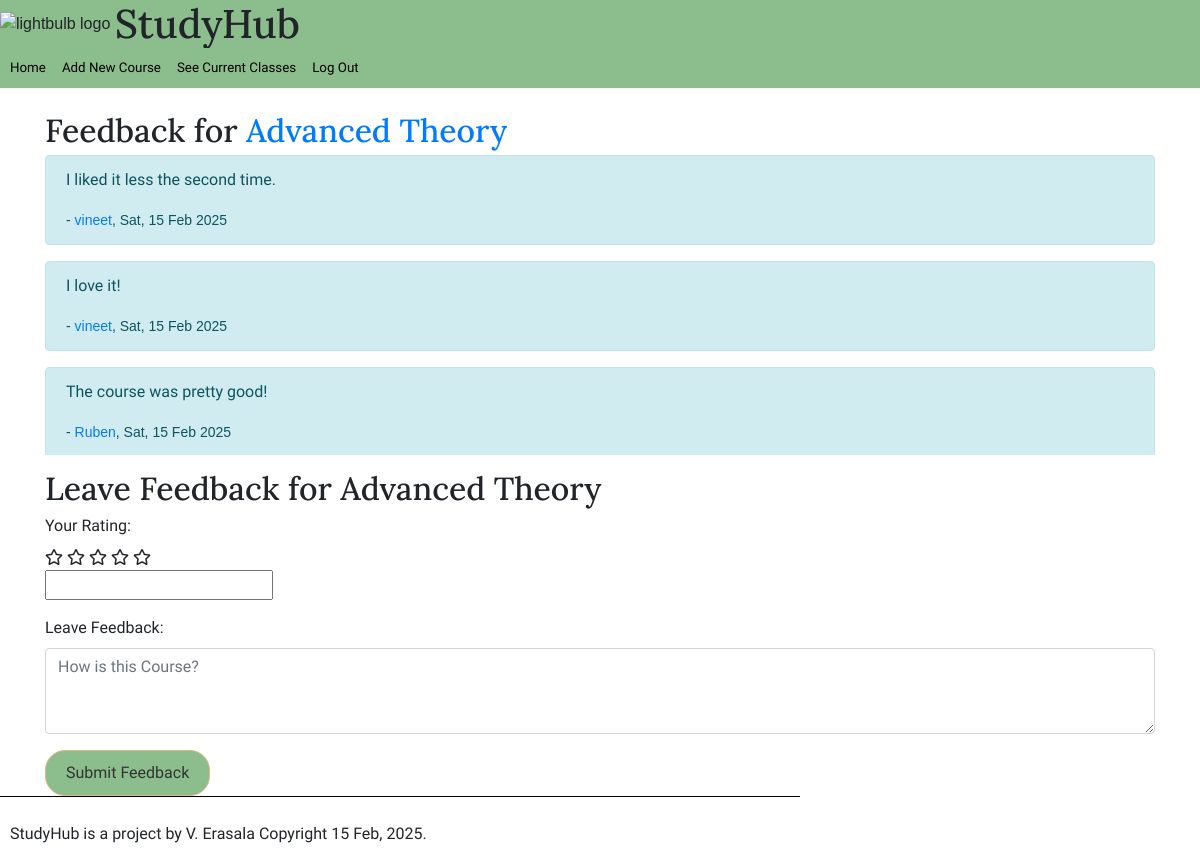
The page /feedback/1 (signed in) on the database its author committed.
### study_hub/models.py (models this page shows, shortened)
class Course(models.Model):
    title = models.CharField(max_length=255)
    description = models.TextField()
    teacher = models.ForeignKey(User, on_delete=models.CASCADE, related_name='courses_taught')
    students = models.ManyToManyField(User, through='Enrollment', related_name='courses_enrolled')

class Feedback(models.Model):
    course = models.ForeignKey(Course, on_delete=models.CASCADE,)
    rating = models.IntegerField(validators=[MinValueValidator(1), MaxValueValidator(5)], null = True)
    student = models.ForeignKey(User, on_delete=models.CASCADE)
    content = models.TextField()
    date_posted = models.DateTimeField(auto_now_add=True)

class User(AbstractUser):
    is_teacher = models.BooleanField(default=False)
    name = models.CharField(max_length = 255)
    photo = models.ImageField(upload_to='profile_photos/', blank=True, null=True)
    groups = models.ManyToManyField(
        Group,
        blank=True,
        related_name="study_hub_user_set",
        related_query_name="user",
    )
    user_permissions = models.ManyToManyField(
        Permission,
        blank=True,
        related_name="study_hub_user_set",
        related_query_name="user",
    )

### study_hub/views.py (the view)
# urls.py: path('feedback/<int:pk>', views.feedback, name='leave_feedback'),
def feedback(request,pk):
    course = get_object_or_404(Course, pk = pk)
    if request.method == 'POST':
        form = LeaveFeedbackForm(request.POST)
        if form.is_valid():
            feedback = form.save(commit=False)
            feedback.course = course
            feedback.student = request.user
            feedback.save()
            return redirect('feedback', pk = course.pk)
    else:
        form = LeaveFeedbackForm()
    prev_feedback = Feedback.objects.filter(course=course).order_by('-date_posted')
    context = {'form':form, 'course':course, 'feedbacks': prev_feedback}
    return render(request, 'study_hub/feedback.html', context)

### study_hub/forms.py
class LeaveFeedbackForm(forms.ModelForm):
    rating = forms.HiddenInput()
    content =  forms.CharField(widget=forms.Textarea(attrs={'class': 'form-control', 'rows': 3, 'placeholder': 'How is this Course?'}), label='Leave Feedback')
    class Meta:
        model = Feedback
        fields = ('rating', 'content')

### study_hub/templatetags/my_tags.py (called while the page is built)
@register.simple_tag
def todays_date():
    return datetime.datetime.now().strftime("%d %b, %Y")

### study_hub/templates/study_hub/feedback.html (shortened to what this page needs)
{% extends "./base.html" %}
{% load bootstrap4 %}
{% block content %}
<div class="container mt-4">
    <h2>Feedback for  <a href="/course/{{course.pk}}">{{ course.title }}</a></h2>
    <div style="height: 300px; overflow-y: scroll;">
        <div style="height: 300px; overflow-y: scroll;">
            {% for feedback in feedbacks %}
            <div class="alert alert-info">
                <p>{{ feedback.content }}</p>
                <small> -  <a href="/user/{{feedback.student}}">{{feedback.student}}</a>, {{ feedback.date_posted|date:"D, d M Y" }}</small>
            </div>
            {% empty %}
            <p>No feedback for this course yet.</p>
            {% endfor %}
        </div>
    </div>
    <h2>Leave Feedback for {{ course.title }}</h2>
    <form method="post">
        <div class="form-group">
            <label>Your Rating:</label>
            <div id="star-rating">
                <i class="far fa-star" data-value="1"></i>
                <i class="far fa-star" data-value="2"></i>
                <i class="far fa-star" data-value="3"></i>
                <i class="far fa-star" data-value="4"></i>
                <i class="far fa-star" data-value="5"></i>
            </div>
            {{ form.rating }}
        </div>
        <div class="form-group">
            {{ form.content.label_tag }}
            {{ form.content }}
        </div>
        <button type="submit" class="btn btn-primary">Submit Feedback</button>
    </form>
</div>
{% endblock %}

### study_hub/static/css/study_hub.css (style rules this page uses)
body { font-family: Sans-Serif; margin: 0px; border: 0px; padding: 0px; }
h1,h2,h3, h4, h5 { margin-top: 15px; margin-bottom: 5px; font-family: 'Lora'; }
p, b, ul, form { font-family: 'Source Sans 3' }
a { text-decoration: none; }
.btn { border-radius: 20px; border-color:burlywood; padding: 10px 20px; background-color: #8cbd8c; color: #333; transition: background-color 0.3s ease; }

### rows shown on the page
Course: title "Advanced Theory"
Feedback: content "I liked it less the second time.", student "vineet", date_posted "Sat, 15 Feb 2025"
Feedback: content "I love it!", student "vineet", date_posted "Sat, 15 Feb 2025"
Feedback: content "The course was pretty good!", student "Ruben", date_posted "Sat, 15 Feb 2025"
